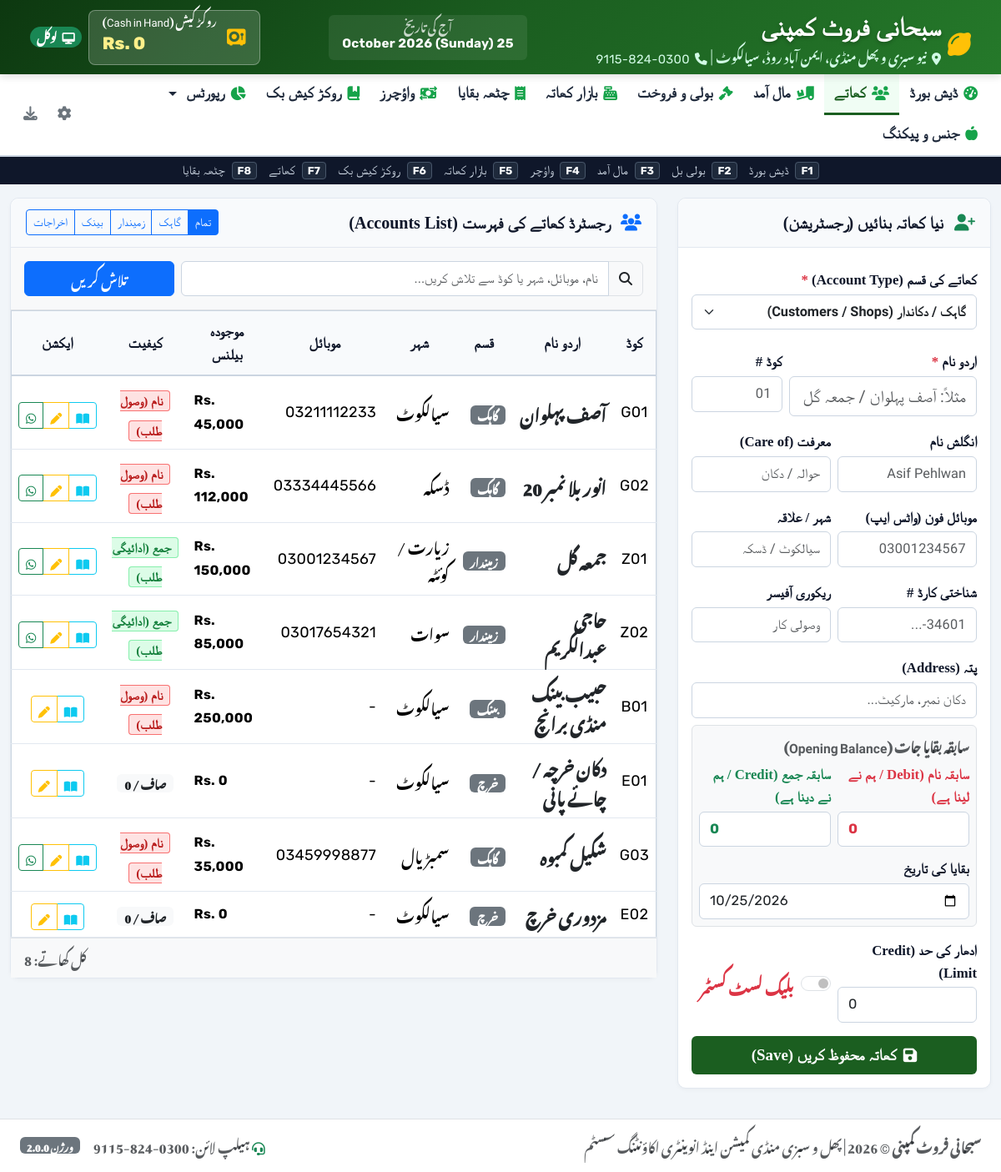
Screenshot of /parties.php with the database file from the repository.
### tables this page shows
CREATE TABLE `settings` (
  `id` int(11) NOT NULL AUTO_INCREMENT,
  `shop_name` varchar(255) NOT NULL DEFAULT 'سبحانی فروٹ کمپنی',
  `shop_subheading` varchar(255) NOT NULL DEFAULT 'فروٹ کمیشن ایجنٹ',
  `mandi_name` varchar(255) NOT NULL DEFAULT 'نیو سبزی و پھل منڈی',
  `city` varchar(100) NOT NULL DEFAULT 'سیالکوٹ',
  `address` text DEFAULT NULL,
  `phone` varchar(100) NOT NULL DEFAULT '0300-824-9115',
  `phone2` varchar(100) DEFAULT NULL,
  `default_commission_rate` decimal(5,2) NOT NULL DEFAULT 6.00,
  `default_mazdoori_per_nag` decimal(10,2) NOT NULL DEFAULT 10.00,
  `default_market_fee_percent` decimal(5,2) NOT NULL DEFAULT 1.00,
  `default_munshiana_per_bill` decimal(10,2) NOT NULL DEFAULT 20.00,
  `whatsapp_country_code` varchar(10) NOT NULL DEFAULT '92',
  `created_at` timestamp NOT NULL DEFAULT current_timestamp(),
  `updated_at` timestamp NOT NULL DEFAULT current_timestamp() ON UPDATE current_timestamp(),
  PRIMARY KEY (`id`)
);

CREATE TABLE `parties` (
  `id` int(11) NOT NULL AUTO_INCREMENT,
  `code` varchar(50) DEFAULT NULL,
  `type` enum('farmer','customer','bank','expense') NOT NULL,
  `name` varchar(150) NOT NULL,
  `urdu_name` varchar(150) NOT NULL,
  `marfat` varchar(150) DEFAULT NULL COMMENT 'معرفت / Reference',
  `cnic` varchar(50) DEFAULT NULL,
  `mobile` varchar(50) DEFAULT NULL,
  `city` varchar(100) DEFAULT NULL,
  `address` text DEFAULT NULL,
  `recovery_officer` varchar(100) DEFAULT NULL,
  `credit_limit` decimal(12,2) DEFAULT 0.00,
  `is_blacklisted` tinyint(1) DEFAULT 0,
  `opening_balance_date` date DEFAULT NULL,
  `opening_dr` decimal(14,2) DEFAULT 0.00 COMMENT 'سابقہ نام (Debit)',
  `opening_cr` decimal(14,2) DEFAULT 0.00 COMMENT 'سابقہ جمع (Credit)',
  `status` enum('active','inactive') DEFAULT 'active',
  `created_at` timestamp NOT NULL DEFAULT current_timestamp(),
  PRIMARY KEY (`id`)
);

### parties.php (the view, shortened to what the rows shown need)
<?php
require_once __DIR__ . '/functions.php';
require_once __DIR__ . '/includes/header.php';
$query = "SELECT * FROM `parties` WHERE 1=1";
$params = [];
$query .= " ORDER BY `urdu_name` ASC";
$stmt = $pdo->prepare($query);
$stmt->execute($params);
$parties = $stmt->fetchAll();
?>
<div class="row g-4">
    <div class="col-12 col-xl-8">
        <div class="card-custom">
            <div class="table-responsive">
                <table class="table table-mandi table-hover align-middle">
                    <thead>
                        <tr>
                            <th>کوڈ</th>
                            <th>اردو نام</th>
                            <th>قسم</th>
                            <th>شہر</th>
                            <th>موبائل</th>
                            <th>موجودہ بیلنس</th>
                            <th>کیفیت</th>
                            <th>ایکشن</th>
                        </tr>
                    </thead>
                    <tbody>
                        <?php if (empty($parties)): ?>
                            <tr><td colspan="8" class="text-center text-muted py-5">کوئی کھاتہ نہیں ملا</td></tr>
                        <?php else: foreach ($parties as $p):
                            $bal = get_party_balance($p['id']);
                            $type_urdu = [
                                'customer' => 'گاہک',
                                'farmer' => 'زمیندار',
                                'bank' => 'بینک',
                                'expense' => 'خرچ'
                            ][$p['type']] ?? $p['type'];
                        ?>
                            <tr class="<?= !empty($p['is_blacklisted']) ? 'table-danger' : '' ?>">
                                <td class="text-center rubik-font"><?= htmlspecialchars($p['code'] ?: $p['id']) ?></td>
                                <td class="urdu-font fw-bold fs-5">
                                    <a href="ledgers.php?party_id=<?= $p['id'] ?>" class="text-decoration-none text-dark">
                                        <?= htmlspecialchars($p['urdu_name']) ?>
                                    </a>
                                </td>
                                <td><span class="badge bg-secondary"><?= $type_urdu ?></span></td>
                                <td><?= htmlspecialchars($p['city'] ?: '-') ?></td>
                                <td class="rubik-font"><?= htmlspecialchars($p['mobile'] ?: '-') ?></td>
                                <td class="text-end rubik-font fw-bold fs-6">
                                    Rs. <?= format_rs($bal['balance']) ?>
                                </td>
                                <td class="text-center">
                                    <?php if ($bal['status'] === 'نام'): ?>
                                        <span class="badge-dr">نام (وصول طلب)</span>
                                    <?php elseif ($bal['status'] === 'جمع'): ?>
                                        <span class="badge-cr">جمع (ادائیگی طلب)</span>
                                    <?php else: ?>
                                        <span class="badge bg-light text-dark">صاف / 0</span>
                                    <?php endif; ?>
                                </td>
                                <td class="text-center">
                                    <div class="btn-group btn-group-sm">
                                        <a href="ledgers.php?party_id=<?= $p['id'] ?>" class="btn btn-outline-info" title="کھاتہ دیکھیں">
                                            <i class="fa-solid fa-book-open"></i>
                                        </a>
                                        <a href="parties.php?action=edit&id=<?= $p['id'] ?>" class="btn btn-outline-warning" title="ترمیم">
                                            <i class="fa-solid fa-pen"></i>
                                        </a>
                                        <?php if (!empty($p['mobile'])):
                                            $wa_msg = "محترم " . $p['urdu_name'] . "، آپ کا کل بیلنس: Rs. " . format_rs($bal['balance']) . " (" . $bal['status'] . ") ہے۔ برائے مہربانی اپنا کھاتہ چیک کریں۔ رابطہ: " . $settings['shop_name'];
                                        ?>
                                            <a href="<?= whatsapp_url($p['mobile'], $wa_msg) ?>" target="_blank" class="btn btn-outline-success" title="واٹس ایپ بیلنس">
                                                <i class="fa-brands fa-whatsapp"></i>
                                            </a>
                                        <?php endif; ?>
                                    </div>
                                </td>
                            </tr>
                        <?php endforeach; endif; ?>
                    </tbody>
                </table>
            </div>
        </div>
    </div>
</div>
<?php require_once __DIR__ . '/includes/footer.php'; ?>

### includes/header.php (shortened to what the rows shown need)
<?php
require_once __DIR__ . '/../functions.php';
$settings = get_settings();
?>
<!DOCTYPE html>
<html lang="ur" dir="rtl">
<head>
    <link rel="stylesheet" href="https://cdn.jsdelivr.net/npm/bootstrap@5.3.2/dist/css/bootstrap.rtl.min.css">
    <link rel="stylesheet" href="https://cdnjs.cloudflare.com/ajax/libs/font-awesome/6.5.1/css/all.min.css">
</head>
<body>
<header class="top-navbar no-print">
    <div class="container-fluid d-flex flex-wrap align-items-center justify-content-between gap-2">
        <div class="d-flex align-items-center gap-2">
            <div>
                <h1 class="shop-title"><?= htmlspecialchars($settings['shop_name']) ?></h1>
                <div class="shop-subtitle">
                    <i class="fa-solid fa-location-dot me-1"></i> <?= htmlspecialchars($settings['mandi_name']) ?>، <?= htmlspecialchars($settings['city']) ?> &nbsp;|&nbsp;
                    <i class="fa-solid fa-phone me-1"></i> <span class="rubik-digits"><?= htmlspecialchars($settings['phone']) ?></span>
                </div>
            </div>
        </div>
    </div>
</header>
<main class="container-fluid py-3 flex-grow-1">

### includes/footer.php (shortened to what the rows shown need)
</main>
<footer class="bg-white border-top py-3 mt-auto no-print">
    <div class="container-fluid d-flex flex-wrap align-items-center justify-content-between text-muted small px-4">
        <div>
            <strong><?= htmlspecialchars($settings['shop_name'] ?? APP_NAME) ?></strong> &copy; <?= date('Y') ?> |
            پھل و سبزی منڈی کمیشن اینڈ انوینٹری اکاؤنٹنگ سسٹم
        </div>
        <div class="d-flex align-items-center gap-3">
            <span><i class="fa-solid fa-headset text-success"></i> ہیلپ لائن: <?= htmlspecialchars($settings['phone']) ?></span>
            <span class="badge bg-secondary">ورژن <?= APP_VERSION ?></span>
        </div>
    </div>
</footer>
</body>
</html>

### rows the page displays
settings: shop_name "سبحانی فروٹ کمپنی", mandi_name "نیو سبزی و پھل منڈی، ایمن آباد روڈ", city "سیالکوٹ", phone "0300-824-9115"
parties: code "G01", urdu_name "آصف پہلوان", type "گاہک", city "سیالکوٹ", mobile "03211112233", balance "45,000", shows "نام (وصول طلب)"
parties: code "G02", urdu_name "انور بلا نمبر 20", type "گاہک", city "ڈسکہ", mobile "03334445566", balance "112,000", shows "نام (وصول طلب)"
parties: code "Z01", urdu_name "جمعہ گل", type "زمیندار", city "زیارت / کوئٹہ", mobile "03001234567", balance "150,000", shows "جمع (ادائیگی طلب)"
parties: code "Z02", urdu_name "حاجی عبدالکریم", type "زمیندار", city "سوات", mobile "03017654321", balance "85,000", shows "جمع (ادائیگی طلب)"
parties: code "B01", urdu_name "حبیب بینک منڈی برانچ", type "بینک", city "سیالکوٹ", mobile "-", balance "250,000", shows "نام (وصول طلب)"
parties: code "E01", urdu_name "دکان خرچہ / چائے پانی", type "خرچ", city "سیالکوٹ", mobile "-", balance "0", shows "صاف / 0"
parties: code "G03", urdu_name "شکیل کمبوہ", type "گاہک", city "سمبڑیال", mobile "03459998877", balance "35,000", shows "نام (وصول طلب)"
parties: code "E02", urdu_name "مزدوری خرچ", type "خرچ", city "سیالکوٹ", mobile "-", balance "0", shows "صاف / 0"

### other values shown
format_rs($cash_stats['cash_in_hand']) "0"
count($parties) "8"
APP_VERSION "2.0.0"
